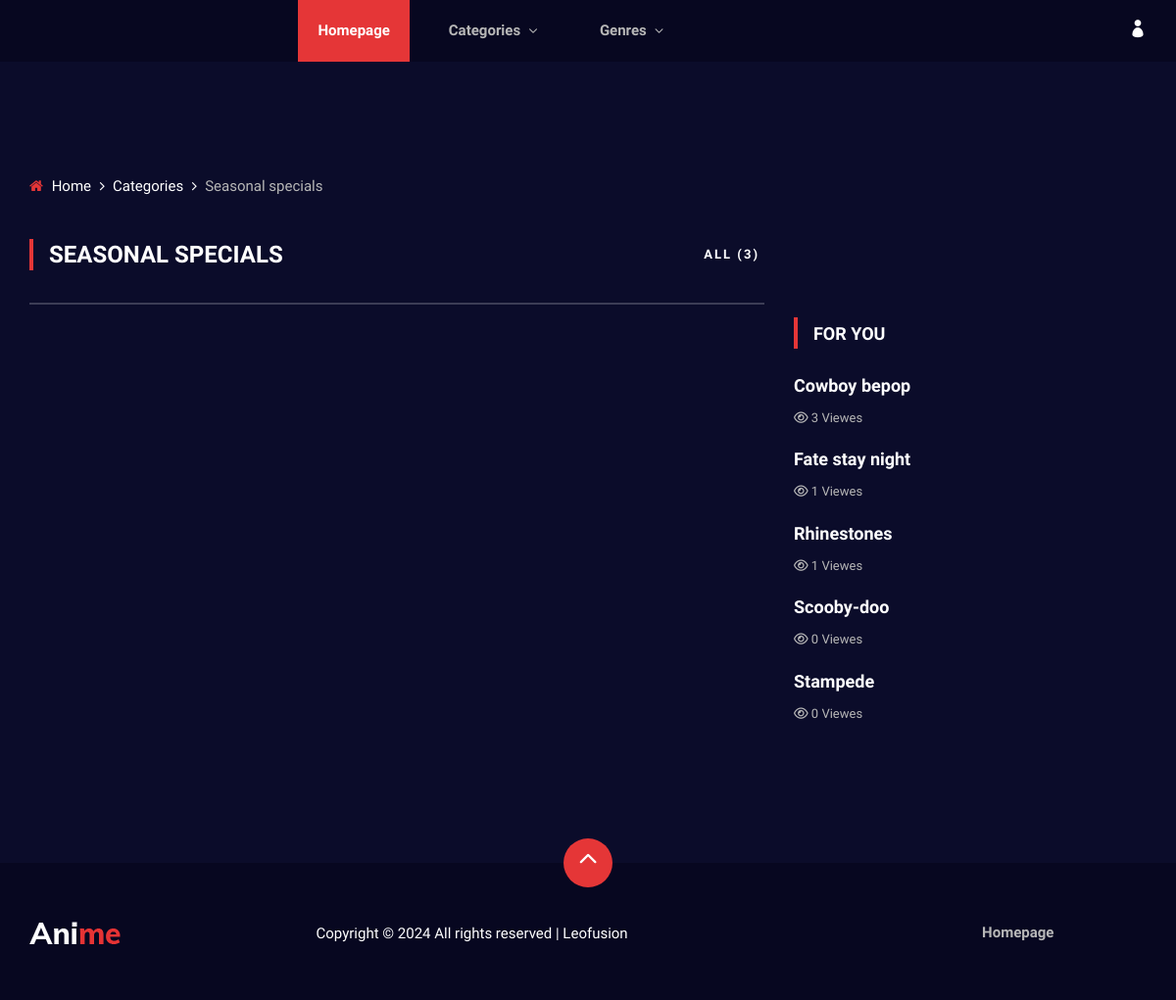
Screenshot of /categories/seasonal-specials/ with the database file from the repository.
### admin_app/models.py (models this page shows, shortened)
class Category(models.Model):
    class Meta:
          ordering=['-updated_at','created_at']
    STATUS_CHOICES = [
        ('active', 'Active'),
        ('inactive', 'Inactive'),
     ]
    name = models.CharField(max_length=100,unique=True)
    slug = models.SlugField(max_length=100, unique=True, blank=True)
    status = models.CharField(max_length=10, choices=STATUS_CHOICES, default='inactive')
    created_at = models.DateTimeField(auto_now_add=True)
    updated_at = models.DateTimeField(auto_now=True)
    def __str__(self):
        return self.name

class Show(models.Model):
    class Meta:
        ordering=['-updated_at','created_at']
    STATUS_CHOICES = [
    ('active', 'Active'),
    ('inactive', 'Inactive'),
    ]
    title = models.CharField(max_length=100, unique=True)
    slug = models.SlugField(max_length=100, unique=True, blank=True)
    status = models.CharField(max_length=10, choices=STATUS_CHOICES, default='inactive')
    created_at = models.DateTimeField(auto_now_add=True)
    updated_at = models.DateTimeField(auto_now=True)
    cover_image_url = models.URLField(max_length=200, blank=True, null=True)
    view_count = models.IntegerField(default=0)
    categories = models.ManyToManyField(Category, related_name='categories_set')
    genres = models.ManyToManyField(Genre, related_name='genres_set')
    def __str__(self):
        return self.title

class User(AbstractUser):
    email = models.EmailField(unique=True, null=True)
    name = models.CharField(max_length=255,null=True)
    phone_number = models.CharField(max_length=20, blank=True, null=True)
    brand_name = models.CharField(max_length=255, unique=False, null=True)
    brand_image_url = models.URLField(max_length=255, blank=True, null=True)
    USERNAME_FIELD = "email"
    REQUIRED_FIELDS=[]

### user_app/views/user_view.py (the view)
# urls.py: path('categories/<slug:category_slug>/', user_view.categories_page, name='categories_page'),
def categories_page(request, category_slug):
   categories = Category.objects.filter(status='active').annotate(show_count=Count('categories_set')).filter(show_count__gt=0).order_by('-created_at')[:5]
   genres = Genre.objects.filter(status='active').annotate(genre_count=Count('genres_set')).filter(genre_count__gt=0).order_by('-created_at')[:5]
   category = get_object_or_404(Category, slug=category_slug)
   shows = Show.objects.filter(categories=category, status='active')
   show_count = shows.count()
   page_title = ' '.join(category_slug.split('-')).capitalize()
   request.session['page'] = page_title
   random_picks = Show.objects.filter(status='active').order_by('?')[:5]
   user_with_brand = AppConfig.Ownership.get_owner()
   site_name = user_with_brand.brand_name if user_with_brand else None
   site_logo = user_with_brand.brand_image_url if user_with_brand else None
   context = {
        'category_slug': category_slug,
        'site_name': site_name,
        'site_logo':site_logo,
        'categories': categories,
        'genres':genres,
        'random_picks': random_picks,
        'page_title': page_title,
        'show_count': show_count,
   }
   return render(request, 'user_app/pages/categories/categories.html', context)

### admin_app/models.py (called while the page is built)
    def __str__(self):
        return self.name

### admin_app/services/AppConfig.py (called while the page is built)
    @staticmethod
    def get_owner():
        user_with_brand = User.objects.filter(brand_name__isnull=False,brand_image_url__isnull=False,is_staff=True).first()
        return user_with_brand

### user_app/templates/user_app/pages/categories/categories.html (shortened to what this page needs)
{% extends 'user_app/user_main_layout.html' %}
{% load static %}
 {% block content %}
<div class="breadcrumb-option">
  <div class="container">
    <div class="row">
      <div class="col-lg-12">
        <div class="breadcrumb__links">
          <a href="/"><i class="fa fa-home"></i> Home</a>
          <a href="{% url 'categories_page' category_slug%}">Categories</a>
          <span>{{page_title}}</span>
        </div>
      </div>
    </div>
  </div>
</div>
<div class="container mt-5">
  <div class="row">
    <div class="col-lg-8">
      <div class="product__page__content">
        <div class="product__page__title">
          <div class="row">
            <div class="col-lg-8 col-md-8 col-sm-6">
              <div class="section-title">
                <h4>{{page_title}}</h4>
              </div>
            </div>
            <div class="col-lg-4 col-md-4 col-sm-4">
              <div class="btn__all">
                  <a href="{% url 'categories_page' category_slug%}" class="primary-btn"> All ({{show_count}}) </a>
              </div>
          </div>
          </div>
        </div>
      </div>
    </div>
{% include 'user_app/partials/for_you_section.html' %}
  </div>
</div>
{% endblock content %}

### user_app/templates/user_app/partials/for_you_section.html (shortened to what this page needs)
{% load humanize %}
<div class="col-lg-4 col-md-6 col-sm-8">
    <div class="product__sidebar__comment">
        <div class="section-title">
            <h5>For You</h5>
        </div>
        {%for show in random_picks%}
        <div class="product__sidebar__comment__item" onclick="openShowModal()" hx-get="{% url 'show_page' show.slug %}" hx-target="#show_modal_body">
            <div class="product__sidebar__comment__item__text">
                <h5><a href="#">{{show}}</a></h5>
                <span><i class="fa fa-eye"></i> {{show.view_count|intword}} Viewes</span>
            </div>
        </div>
        {%endfor%}
    </div>
</div>

### user_app/templates/user_app/partials/footer.html
{% load static%}
<footer class="footer mt-5">
    <div class="page-up">
        <a href="#" id="scrollToTopButton"><span class="arrow_carrot-up"></span></a>
    </div>
    <div class="container">
        <div class="row">
            <div class="col-lg-3">
                <div class="footer__logo">
                    <a href="/"><img src="{% static 'user_temp_files/assets/img/logo.png' %}" alt=""></a>
                </div>
            </div>
            <div class="col-lg-6">
                <p class="text-white">
                    Copyright ©
                    <script>document.write(new Date().getFullYear());</script> All rights reserved | {{site_name|title}}
                </p>
            </div>
            <div class="col-lg-3">
                <div class="footer__nav">
                    <ul>
                        <li class="active"><a href="/"">Homepage</a></li>
                    </ul>
                </div>
            </div>
        </div>
    </div>
</footer>

### static/user_temp_files/assets/css/style.css (style rules this page uses)
html, body { height: 100%; font-family: "Mulish", sans-serif; -webkit-font-smoothing: antialiased; background: #0b0c2a; }
h1, h2, h3, h4, h5, h6 { margin: 0; color: #111111; font-weight: 400; font-family: "Mulish", sans-serif; }
h4 { font-size: 24px; }
h5 { font-size: 18px; }
p { font-size: 15px; font-family: "Mulish", sans-serif; color: #3d3d3d; font-weight: 400; line-height: 25px; margin: 0 0 15px 0; }
img { max-width: 100%; }
ul, ol { padding: 0; margin: 0; }
.section-title { margin-bottom: 30px; }
.section-title h4, .section-title h5 { color: #ffffff; font-weight: 600; line-height: 21px; text-transform: uppercase; padding-left: 20px; position: relative; font-family: "Oswald", sans-serif; }
.section-title h4:after, .section-title h5:after { position: absolute; left: 0; top: -6px; height: 32px; width: 4px; background: #e53637; content: ""; }
.primary-btn { display: inline-block; font-size: 13px; font-weight: 700; text-transform: uppercase; color: #ffffff; letter-spacing: 2px; }
.btn__all { text-align: right; margin-bottom: 30px; }
.product__sidebar__comment { margin-bottom: 35px; }
.product__sidebar__comment__item { margin-bottom: 20px; overflow: hidden; }
.product__sidebar__comment__item__text { overflow: hidden; }
.product__sidebar__comment__item__text h5 { margin-bottom: 10px; }
.product__sidebar__comment__item__text h5 a { color: #ffffff; font-weight: 700; line-height: 26px; }
.product__sidebar__comment__item__text span { display: block; font-size: 13px; color: #b7b7b7; }
.product__page__title { border-bottom: 2px solid rgba(255, 255, 255, 0.2); padding-bottom: 10px; margin-bottom: 30px; }
.product__page__title .section-title { margin-bottom: 0; }
.breadcrumb-option { padding-top: 35px; }
.breadcrumb__links a { font-size: 15px; color: #ffffff; margin-right: 18px; display: inline-block; position: relative; }
.breadcrumb__links a i { margin-right: 5px; color: #e53637; }
.breadcrumb__links a:after { position: absolute; right: -14px; top: 0; content: ""; font-family: "FontAwesome"; }
.breadcrumb__links span { font-size: 15px; color: #b7b7b7; display: inline-block; }
.footer { background: #070720; padding-top: 60px; padding-bottom: 40px; position: relative; }
.page-up { position: absolute; left: 50%; top: -25px; margin-left: -25px; }
.page-up a { display: inline-block; font-size: 36px; color: #ffffff; height: 50px; width: 50px; background: #e53637; line-height: 50px; text-align: center; border-radius: 50%; }
.page-up a span { position: relative; top: 2px; left: -1px; }
.footer__nav { text-align: center; }
.footer__nav ul li { list-style: none; display: inline-block; position: relative; margin-right: 40px; }
.footer__nav ul li:last-child { margin-right: 0; }
.footer__nav ul li a { font-size: 15px; color: #b7b7b7; display: block; font-weight: 700; }
@media only screen and (min-width: 1200px) { .container { max-width: 1170px; } }

### rows the page displays
Category: name "Seasonal specials", name "SEASONAL SPECIALS"
Show: title "Cowboy bepop", view_count "3"
Show: title "Fate stay night", view_count "1"
Show: title "Rhinestones", view_count "1"
Show: title "Scooby-doo", view_count "0"
Show: title "Stampede", view_count "0"
User: brand_name "Leofusion"

### other values shown
{{ show_count }} "3"
